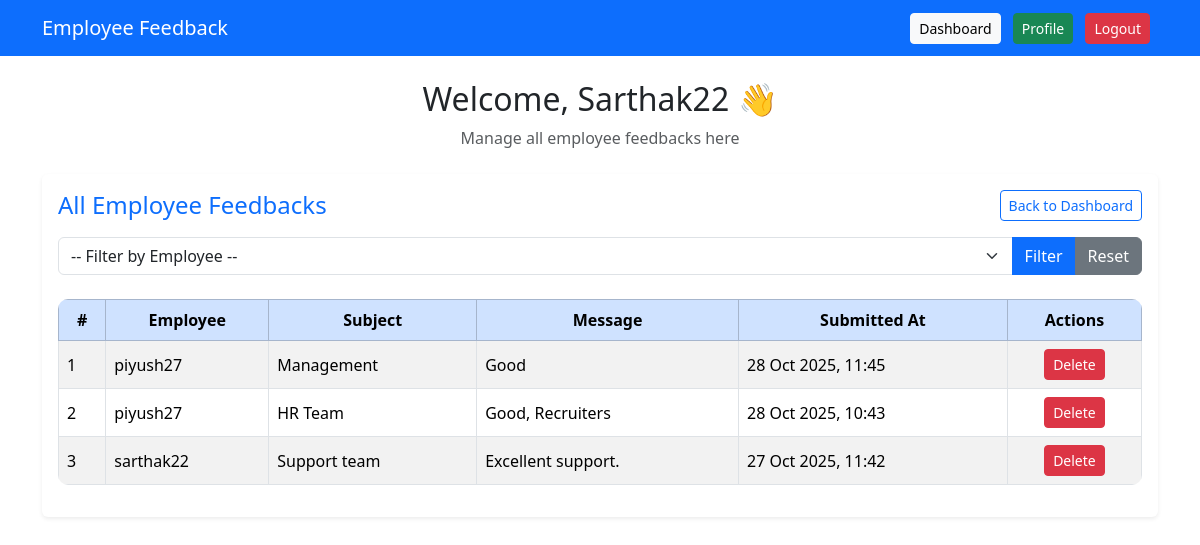
The app's page /accounts/dashboard/admin/ (signed in) with its own data.
### feedback/models.py (models this page shows, shortened)
class Feedback(models.Model):
    employee = models.ForeignKey(User, on_delete=models.CASCADE)
    subject = models.CharField(max_length= 200)
    message = models.TextField()
    submitted_at= models.DateTimeField(auto_now_add=True)
    is_deleted = models.BooleanField(default=False)

### accounts/views.py (the view)
# urls.py: path('dashboard/admin/',views.admin_dashboard, name='admin_dashboard'),
@login_required
def admin_dashboard(req):
    profile= req.user.userprofile
    if profile.role not in ('admin', 'superadmin'):
        return redirect('employee_dashboard')
    employees= User.objects.filter(is_active=True)
    selected_user= req.GET.get('employee')
    all_feedbacks = Feedback.objects.filter(is_deleted=False).select_related('employee').order_by('-submitted_at')
    if selected_user:
        all_feedbacks= all_feedbacks.filter(employee__username= selected_user)
    context={
        'employees': employees,
        'all_feedbacks': all_feedbacks,
        'selected_user': selected_user
    }
    return render(req, 'accounts/admin_dashboard.html', context)

### accounts/templates/accounts/admin_dashboard.html (shortened to what this page needs)
{% extends 'accounts/base.html' %}
{%load static%}
{% block content %}
<div class="text-center mb-4">
  <h2>Welcome, {{ request.user.username|title }} 👋</h2>
  <p class="text-muted">Manage all employee feedbacks here</p>
</div>
<div class="card shadow-sm p-3 border-0">
  <div class="d-flex justify-content-between align-items-center mb-3">
    <h4 class="text-primary m-0">All Employee Feedbacks</h4>
    <a href="{% url 'dashboard_redirect' %}" class="btn btn-outline-primary btn-sm">Back to Dashboard</a>
  </div>
  <form method="GET" class="mb-4">
    <div class="input-group">
        <select name="employee" class="form-select">
            <option value="">-- Filter by Employee --</option>
        </select>
        <button class="btn btn-primary" type="submit">Filter</button>
        <a href="{% url 'admin_dashboard' %}" class="btn btn-secondary">Reset</a>
    </div>
</form>
  <div class="table-responsive">
    <table class="table table-striped table-bordered align-middle">
      <thead class="table-primary text-center">
        <tr>
          <th>#</th>
          <th>Employee</th>
          <th>Subject</th>
          <th>Message</th>
          <th>Submitted At</th>
          <th>Actions</th>
        </tr>
      </thead>
      <tbody>
        {% for fb in all_feedbacks %}
        <tr>
          <td>{{ forloop.counter }}</td>
          <td>{{ fb.employee.username }}</td>
          <td>{{ fb.subject }}</td>
          <td>{{ fb.message }}</td>
          <td>{{ fb.submitted_at|date:"d M Y, H:i" }}</td>
          <td class="text-center">
            <form action="{% url 'delete_feedback' fb.id %}" method="post" style="display:inline;">
              <button type="submit" class="btn btn-danger btn-sm" onclick="return confirm('Delete this feedback?');">
                Delete
              </button>
            </form>
          </td>
        </tr>
        {% empty %}
        <tr>
          <td colspan="6" class="text-center text-muted">No feedbacks available.</td>
        </tr>
        {% endfor %}
      </tbody>
    </table>
  </div>
</div>
{% endblock %}

### accounts/templates/accounts/base.html (shortened to what this page needs)
<!DOCTYPE html>
{% load static %}
<html lang="en">
<head>
    <link rel="stylesheet" href="{% static 'accounts/css/style.css' %}">
    <link href="https://cdn.jsdelivr.net/npm/bootstrap@5.3.3/dist/css/bootstrap.min.css" rel="stylesheet">
</head>
<body>
<nav class="navbar navbar-expand-lg navbar-dark bg-primary mb-4">
  <div class="container">
    <a class="navbar-brand" href="#">Employee Feedback</a>
    <div>
      {% if user.is_authenticated %}
        <a class="btn btn-light btn-sm me-2" href="{% url 'dashboard_redirect' %}">Dashboard</a>
          <a href="{% url 'view_profile' %}" class="btn btn-success btn-sm me-2">Profile</a>
        <form action= "{% url 'logout' %}" method='POST' style='display:inline;'>
        <button type='submit' class='btn btn-danger btn-sm me-2'> Logout </button>
        </form>
      {% else %}
        <a class="btn btn-light btn-sm me-2" href="{% url 'login' %}">Login</a>
        <a class="btn btn-success btn-sm" href="{% url 'register' %}">Register</a>
      {% endif %}
    </div>
  </div>
</nav>
<div class="container">
    {% block content %}{% endblock %}
</div>
</body>
</html>

### accounts/static/accounts/css/style.css (style rules this page uses)
body { background-color: #f8f9fa; font-family: "Poppins", sans-serif; }
h2 { font-weight: 600; color: #0d6efd; margin-bottom: 20px; }
.card { border-radius: 15px; box-shadow: 0 4px 10px rgba(0,0,0,0.1); }
.btn-primary, .btn-success, .btn-danger { border-radius: 10px; }
.table { background: white; border-radius: 10px; overflow: hidden; }
.table th { background-color: #0d6efd; color: white; }
.card { transition: 0.3s ease; }
.card { border-radius: 15px; }
.btn-success { border-radius: 10px; }

### records on screen
Feedback: employee.username "piyush27", subject "Management", message "Good", submitted_at "28 Oct 2025, 11:45"
Feedback: employee.username "piyush27", subject "HR Team", message "Good, Recruiters", submitted_at "28 Oct 2025, 10:43"
Feedback: employee.username "sarthak22", subject "Support team", message "Excellent support.", submitted_at "27 Oct 2025, 11:42"

### other values on screen
{{ request.user.username|title }} "Sarthak22"
